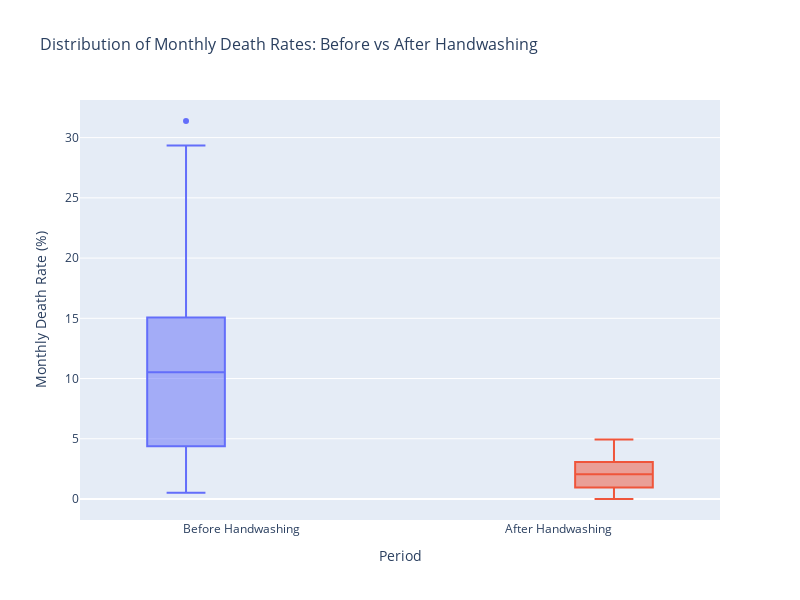

The cell this chart's notebook holds for it:
### Code cell
# Additional analysis and visualization of the handwashing effect
print("=== DETAILED HANDWASHING IMPACT ANALYSIS ===")

# Create a visualization showing the before/after comparison
fig_comparison = px.box(df_monthly, 
                        x=df_monthly['date'].apply(lambda x: 'Before Handwashing' if x < handwashing_start else 'After Handwashing'),
                        y='pct_deaths',
                        title='Distribution of Monthly Death Rates: Before vs After Handwashing',
                        labels={'x': 'Period', 'pct_deaths': 'Monthly Death Rate (%)'},
                        color=df_monthly['date'].apply(lambda x: 'Before Handwashing' if x < handwashing_start else 'After Handwashing'))

fig_comparison.update_layout(
    width=800,
    height=600,
    title_font_size=16,
    showlegend=False
)

fig_comparison.show()

# Statistical summary
print("\n📊 STATISTICAL SUMMARY:")
print("=" * 50)

# Calculate confidence intervals (approximate)
before_std = before_handwashing['pct_deaths'].std()
after_std = after_handwashing['pct_deaths'].std()
before_n = len(before_handwashing)
after_n = len(after_handwashing)

before_se = before_std / np.sqrt(before_n)
after_se = after_std / np.sqrt(after_n)

print(f"Before Handwashing (n={before_n} months):")
print(f"   Mean: {avg_death_rate_before:.2f}% ± {before_se:.2f}% (SE)")
print(f"   95% CI: [{avg_death_rate_before - 1.96*before_se:.2f}%, {avg_death_rate_before + 1.96*before_se:.2f}%]")

print(f"\nAfter Handwashing (n={after_n} months):")
print(f"   Mean: {avg_death_rate_after:.2f}% ± {after_se:.2f}% (SE)")
print(f"   95% CI: [{avg_death_rate_after - 1.96*after_se:.2f}%, {avg_death_rate_after + 1.96*after_se:.2f}%]")

# Calculate the number of lives saved
total_births_after = after_handwashing['births'].sum()
lives_saved = (death_rate_reduction / 100) * total_births_after

print(f"\n💡 LIVES SAVED CALCULATION:")
print(f"   Total births after handwashing: {total_births_after:,}")
print(f"   Estimated lives saved: {lives_saved:.0f} mothers")
print(f"   This represents a {relative_improvement:.1f}% reduction in maternal deaths!")

# Show the most dramatic improvements
print(f"\n🎯 MOST DRAMATIC IMPROVEMENTS:")
worst_before = before_handwashing.loc[before_handwashing['pct_deaths'].idxmax()]
best_after = after_handwashing.loc[after_handwashing['pct_deaths'].idxmin()]

print(f"   Worst month before: {worst_before['date'].strftime('%B %Y')} - {worst_before['pct_deaths']:.2f}%")
print(f"   Best month after: {best_after['date'].strftime('%B %Y')} - {best_after['pct_deaths']:.2f}%")
print(f"   Improvement: {worst_before['pct_deaths'] - best_after['pct_deaths']:.2f} percentage points")

print(f"\n🏆 CONCLUSION:")
print(f"   Dr. Semmelweis's handwashing intervention had a MASSIVE impact!")
print(f"   The data provides compelling evidence for the effectiveness of this simple hygiene measure.")
print(f"   This discovery revolutionized medical practice and saved countless lives.")

### Figure 1 — Plotly figure (JSON) as saved in the notebook; plotly's stock layout.template omitted (floating-point values rounded to 4 significant figures)
{"data": [{"alignmentgroup": "True", "hovertemplate": "color=Before Handwashing<br>Period=%{x}<br>Monthly Death Rate (%)=%{y}<extra></extra>", "legendgroup": "Before Handwashing", "marker": {"color": "#636efa"}, "name": "Before Handwashing", "notched": false, "offsetgroup": "Before Handwashing", "orientation": "v", "showlegend": true, "type": "box", "x": ["Before Handwashing", "Before Handwashing", "Before Handwashing", "Before Handwashing", "Before Handwashing", "Before Handwashing", "Before Handwashing", "Before Handwashing", "Before Handwashing", "Before Handwashing", "Before Handwashing", "Before Handwashing", "Before Handwashing", "Before Handwashing", "Before Handwashing", "Before Handwashing", "Before Handwashing", "Before Handwashing", "Before Handwashing", "Before Handwashing", "Before Handwashing", "Before Handwashing", "Before Handwashing", "Before Handwashing", "Before Handwashing", "Before Handwashing", "Before Handwashing", "Before Handwashing", "Before Handwashing", "Before Handwashing", "Before Handwashing", "Before Handwashing", "Before Handwashing", "Before Handwashing", "Before Handwashing", "Before Handwashing", "Before Handwashing", "Before Handwashing", "Before Handwashing", "Before Handwashing", "Before Handwashing", "Before Handwashing", "Before Handwashing", "Before Handwashing", "Before Handwashing", "Before Handwashing", "Before Handwashing", "Before Handwashing", "Before Handwashing", "Before Handwashing", "Before Handwashing", "Before Handwashing", "Before Handwashing", "Before Handwashing", "Before Handwashing", "Before Handwashing", "Before Handwashing", "Before Handwashing", "Before Handwashing", "Before Handwashing", "Before Handwashing", "Before Handwashing", "Before Handwashing", "Before Handwashing", "Before Handwashing", "Before Handwashing", "Before Handwashing", "Before Handwashing", "Before Handwashing", "Before Handwashing", "Before Handwashing", "Before Handwashing", "Before Handwashing", "Before Handwashing", "Before Handwashing", "Before Handwashing"], "x0": " ", "xaxis": "x", "y": [14.57, 7.53, 4.33, 1.57, 0.78, 5.0, 8.42, 1.35, 1.88, 11.02, 22.55, 20.85, 12.22, 10.23, 10.74, 3.23, 6.59, 20.78, 25.46, 18.39, 29.34, 22.97, 31.38, 19.12, 15.97, 12.41, 11.93, 6.1, 4.08, 0.52, 1.55, 2.26, 17.6, 7.14, 8.05, 15.16, 11.28, 17.03, 17.31, 5.83, 2.68, 4.37, 6.32, 1.22, 3.23, 11.02, 10.55, 7.59, 4.74, 4.45, 4.23, 4.39, 7.14, 6.12, 3.59, 10.55, 14.84, 10.94, 10.49, 13.39, 18.09, 15.43, 18.97, 13.44, 10.15, 13.1, 18.06, 14.39, 14.96, 10.77, 5.37, 3.22, 1.92, 3.61, 18.27, 12.24], "y0": " ", "yaxis": "y"}, {"alignmentgroup": "True", "hovertemplate": "color=After Handwashing<br>Period=%{x}<br>Monthly Death Rate (%)=%{y}<extra></extra>", "legendgroup": "After Handwashing", "marker": {"color": "#EF553B"}, "name": "After Handwashing", "notched": false, "offsetgroup": "After Handwashing", "orientation": "v", "showlegend": true, "type": "box", "x": ["After Handwashing", "After Handwashing", "After Handwashing", "After Handwashing", "After Handwashing", "After Handwashing", "After Handwashing", "After Handwashing", "After Handwashing", "After Handwashing", "After Handwashing", "After Handwashing", "After Handwashing", "After Handwashing", "After Handwashing", "After Handwashing", "After Handwashing", "After Handwashing", "After Handwashing", "After Handwashing", "After Handwashing", "After Handwashing"], "x0": " ", "xaxis": "x", "y": [2.24, 1.2, 1.89, 4.58, 3.96, 4.47, 2.93, 3.53, 0.69, 0.0, 0.66, 0.96, 1.14, 0.37, 0.0, 0.96, 2.34, 2.9, 1.34, 2.23, 3.08, 4.93], "y0": " ", "yaxis": "y"}], "layout": {"boxmode": "group", "height": 600, "legend": {"title": {"text": "color"}, "tracegroupgap": 0}, "showlegend": false, "title": {"font": {"size": 16}, "text": "Distribution of Monthly Death Rates: Before vs After Handwashing"}, "width": 800, "xaxis": {"anchor": "y", "domain": [0, 1], "title": {"text": "Period"}}, "yaxis": {"anchor": "x", "domain": [0, 1], "title": {"text": "Monthly Death Rate (%)"}}}}
